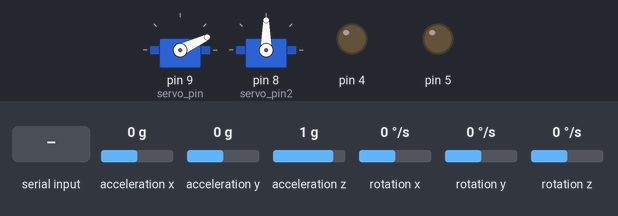
This sketch was run on a simulated Arduino Uno, built with avr-gcc and run on an emulated ATmega328P. On the bench: 2 × servo, output pins drawn as LEDs (lit = HIGH). Wiring (inferred from the names in the program): MPU-6050 motion sensor at I2C address 0x68. The test bench sets the inputs (shaded band); at power-on: acceleration z 1 g, acceleration x 0 g, acceleration y 0 g, rotation x 0 °/s, rotation y 0 °/s, rotation z 0 °/s.

Above: at 1.2 s.
1.3 s: "x" received over the second serial link
At 1.46 s:
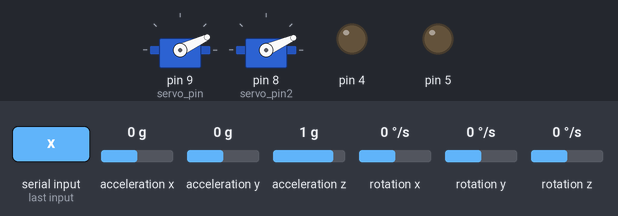
3.7 s: acceleration z set to 0.1 g
5.2 s: acceleration z set to -0.2 g
At 5.9 s:
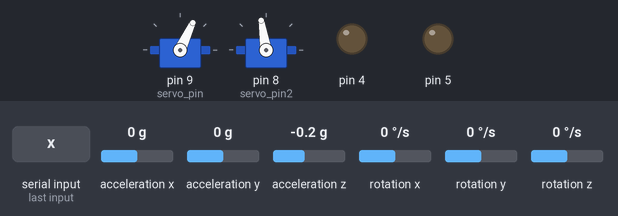
6.8 s: "a" received over the second serial link
At 7.3 s:
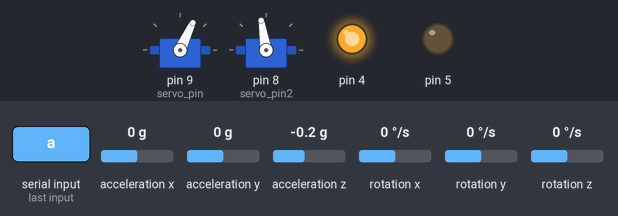
8.3 s: acceleration x set to -0.2 g
At 9.5 s:
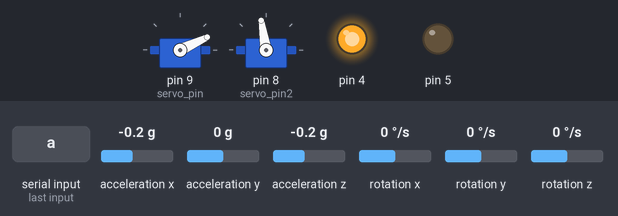
9.8 s: "b" received over the second serial link
At 11.0 s:
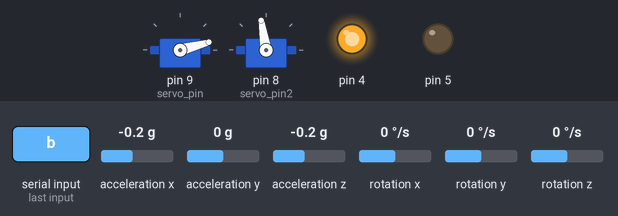
Timing chart, 0 to 12.3 s (numbered marks = the images above; inputs shaded):
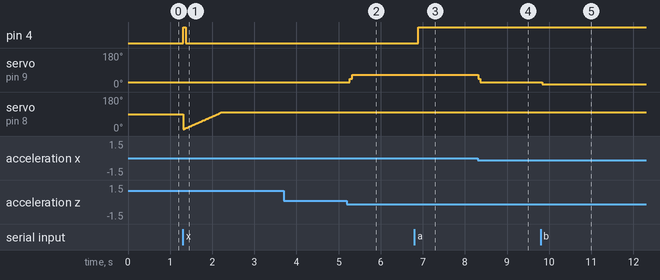

Measured:
- the behaviour switches between 0 and -0.1 g on acceleration z (found by bisection; images 1 and 2)
- the behaviour switches between 0 and -0.1 g on acceleration x (found by bisection; images 3 and 4)
- after the input at 1.3 s, pin 4: LOW → HIGH at once, → LOW 0.05 s later
- after the input at 3.7 s, every drawn part: stays the same
- after the input at 5.2 s, servo on pin 9 (servo_pin): 25° → 65° after 0.07 s
- after the input at 6.8 s, pin 4: LOW → HIGH after 0.09 s
- after the input at 8.3 s, servo on pin 9 (servo_pin): 65° → 25° at once
- after the input at 9.8 s, servo on pin 9 (servo_pin): 25° → 15° at once

The sketch:

auto_balancing_bike_code.ino
```cpp
#include <Wire.h>
#include <Servo.h>
#include <SoftwareSerial.h>
SoftwareSerial bt(7,6);
#define mpu_add 0x68  //mpu6050 address

class kalman {
  public :
    double getkalman(double acc, double gyro, double dt) {
      //project the state ahead
      angle += dt * (gyro - bias) ;

      //Project the error covariance ahead
      P[0][0] += dt * (dt * P[1][1] - P[0][1] - P[1][0] + Q_angle) ;
      P[0][1] -= dt * P[1][1] ;
      P[1][0] -= dt * P[1][1] ;
      P[1][1] += Q_gyro * dt ;

      //Compute the Kalman gain
      double S = P[0][0] + R_measure ;
      K[0] = P[0][0] / S ;
      K[1] = P[1][0] / S ;

      //Update estimate with measurement z
      double y = acc - angle ;
      angle += K[0] * y ;
      bias += K[1] * y ;

      //Update the error covariance
      double P_temp[2] = {P[0][0], P[0][1]} ;
      P[0][0] -= K[0] * P_temp[0] ;
      P[0][1] -= K[0] * P_temp[1] ;
      P[1][0] -= K[1] * P_temp[0] ;
      P[1][1] -= K[1] * P_temp[1] ;

      return angle ;
    } ;
    void init(double angle, double gyro, double measure) {
      Q_angle = angle ;
      Q_gyro = gyro ;
      R_measure = measure ;

      angle = 0 ;
      bias = 0 ;

      P[0][0] = 0 ;
      P[0][1] = 0 ;
      P[1][0] = 0 ;
      P[1][1] = 0 ;
    } ;
    double getvar(int num) {
      switch (num) {
        case 0 :
          return Q_angle ;
          break ;
        case 1 :
          return Q_gyro ;
          break ;
        case 2 :
          return R_measure ;
          break ;
      }
    } ;
  private :
    double Q_angle, Q_gyro, R_measure ;
    double angle, bias ;
    double P[2][2], K[2] ;
} ;

kalman kal ;

long ac_x, ac_y, ac_z, gy_x, gy_y, gy_z ;

double deg, dgz_z ;
double dt ;
uint32_t pasttime ;
Servo sg90;
Servo sg902;
int servo_pin = 9;
int servo_pin2 = 8;
int serval=0;


int a;
int b;
int *p=&b;
char bts='x';


void setup() {
  // put your setup code here, to run once:
  pinMode(4, OUTPUT);       // Motor B 방향설정1
  pinMode(5, OUTPUT);

  Serial.begin(9600) ;
  sg90.attach ( servo_pin );
  sg902.attach(servo_pin2);
  Wire.begin() ;
  bt.begin(9600);
  Wire.beginTransmission(mpu_add) ;
  Wire.write(0x6B) ;
  Wire.write(0) ;
  Wire.endTransmission(true) ;
  kal.init(0.001, 0.003, 0.03) ;  //init kalman filter


}

void loop() {
  // put your main code here, to run repeatedly:

  Wire.beginTransmission(mpu_add) ; //get acc data
  Wire.write(0x3B) ;
  Wire.endTransmission(false) ;
  Wire.requestFrom(mpu_add, 6, true) ;
  ac_x = Wire.read() << 8 | Wire.read() ;
  ac_y = Wire.read() << 8 | Wire.read() ;
  ac_z = Wire.read() << 8 | Wire.read() ;

  Wire.beginTransmission(mpu_add) ; //get gyro data
  Wire.write(0x43) ;
  Wire.endTransmission(false) ;
  Wire.requestFrom(mpu_add, 6, true) ;
  gy_x = Wire.read() << 8 | Wire.read() ;
  gy_y = Wire.read() << 8 | Wire.read() ;
  gy_z = Wire.read() << 8 | Wire.read() ;

  deg = atan2(ac_x, ac_z) * 180 / PI ;  //acc data to degree data
  dgz_z = gy_z / 131. ;  //gyro output to

  dt = 0.3;//((double)(micros() - pasttime) / 1000000)*3;
  pasttime = micros();  //convert output to understandable data

  double val = kal.getkalman(deg, dgz_z, dt) ;  //get kalman data
  /*
  serval = map (val, -50, 50, 0, 80) ;
  Serial.print("kalman degree") ;
  */
  //Serial.println (val);


  bts =bt.read();

  if(bts == 'a'){
    a=0;
    b=250;

    }
  if(bts == 'b'){
    a=-10;
    b=150;

    }
  if(bts == 'c'){
    a=+10;
    b=150;

    }
  if(bts == 'd'){
    a=0;
    b=130;
    }
  if(bts == 'x'){
    for(int i = 90; i > 0;i--) {
      analogWrite(4,1.5*i);
      sg902.write(100-i);
      delay (10);
    }
    b=0;
    }
  if(bts == 'o'){
    a=0;

    for(int i=0;i<150;i++){
      analogWrite(4,i);
      delay(20);
    }
        sg902.write (10);
    delay(40);
    b=150;
   }


  if(val>100){
    sg90.write (65+a);
    delay(50);
    }
  else if(val<80){
    sg90.write (25+a);
    delay(50);
    }
  else if(val>=80 && val<=100){
    sg90.write(45+a);
    delay(50);
  }

  analogWrite(4, 0+b);
  analogWrite(5, 0);

}
```
